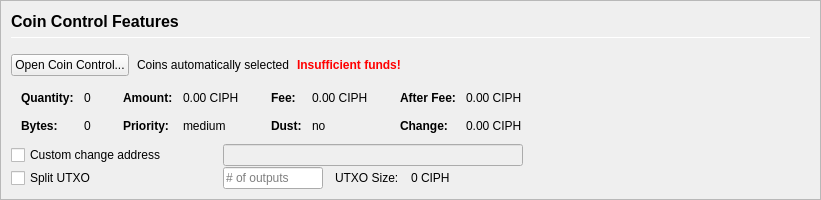
         <widget class="QFrame" name="frameCoinControl">
          <property name="sizePolicy">
           <sizepolicy hsizetype="Expanding" vsizetype="Expanding">
            <horstretch>0</horstretch>
            <verstretch>0</verstretch>
           </sizepolicy>
          </property>
          <property name="maximumSize">
           <size>
            <width>16777215</width>
            <height>16777215</height>
           </size>
          </property>
          <property name="frameShape">
           <enum>QFrame::StyledPanel</enum>
          </property>
          <property name="frameShadow">
           <enum>QFrame::Sunken</enum>
          </property>
          <layout class="QVBoxLayout" name="verticalLayoutCoinControl2">
           <property name="spacing">
            <number>0</number>
           </property>
           <property name="leftMargin">
            <number>0</number>
           </property>
           <property name="topMargin">
            <number>0</number>
           </property>
           <property name="rightMargin">
            <number>0</number>
           </property>
           <property name="bottomMargin">
            <number>0</number>
           </property>
           <item>
            <widget class="QFrame" name="frameCoinControl_BG">
             <layout class="QVBoxLayout" name="verticalLayoutCoinControl" stretch="0,0,0,0,0,0">
              <property name="spacing">
               <number>1</number>
              </property>
              <property name="leftMargin">
               <number>10</number>
              </property>
              <property name="topMargin">
               <number>10</number>
              </property>
              <item>
               <layout class="QHBoxLayout" name="horizontalLayoutCoinControl1">
                <property name="bottomMargin">
                 <number>15</number>
                </property>
                <item>
                 <layout class="QVBoxLayout" name="verticalLayout_3">
                  <property name="spacing">
                   <number>6</number>
                  </property>
                  <item>
                   <widget class="QLabel" name="labelCoinControlFeatures">
                    <property name="sizePolicy">
                     <sizepolicy hsizetype="Preferred" vsizetype="Maximum">
                      <horstretch>0</horstretch>
                      <verstretch>0</verstretch>
                     </sizepolicy>
                    </property>
                    <property name="minimumSize">
                     <size>
                      <width>0</width>
                      <height>20</height>
                     </size>
                    </property>
                    <property name="font">
                     <font>
                      <pointsize>12</pointsize>
                      <weight>75</weight>
                      <bold>true</bold>
                     </font>
                    </property>
                    <property name="styleSheet">
                     <string notr="true">font-weight:bold;</string>
                    </property>
                    <property name="text">
                     <string>Coin Control Features</string>
                    </property>
                   </widget>
                  </item>
                  <item>
                   <widget class="Line" name="line">
                    <property name="minimumSize">
                     <size>
                      <width>0</width>
                      <height>1</height>
                     </size>
                    </property>
                    <property name="maximumSize">
                     <size>
                      <width>16777215</width>
                      <height>1</height>
                     </size>
                    </property>
                    <property name="orientation">
                     <enum>Qt::Horizontal</enum>
                    </property>
                   </widget>
                  </item>
                 </layout>
                </item>
               </layout>
              </item>
              <item>
               <layout class="QHBoxLayout" name="horizontalLayoutCoinControl2" stretch="0,0,0,0">
                <property name="spacing">
                 <number>8</number>
                </property>
                <property name="bottomMargin">
                 <number>10</number>
                </property>
                <item>
                 <widget class="QPushButton" name="pushButtonCoinControl">
                  <property name="styleSheet">
                   <string notr="true"/>
                  </property>
                  <property name="text">
                   <string>Open Coin Control...</string>
                  </property>
                  <property name="autoDefault">
                   <bool>false</bool>
                  </property>
                 </widget>
                </item>
                <item>
                 <widget class="QLabel" name="labelCoinControlAutomaticallySelected">
                  <property name="text">
                   <string>Coins automatically selected</string>
                  </property>
                  <property name="margin">
                   <number>5</number>
                  </property>
                 </widget>
                </item>
                <item>
                 <widget class="QLabel" name="labelCoinControlInsuffFunds">
                  <property name="font">
                   <font>
                    <weight>75</weight>
                    <bold>true</bold>
                   </font>
                  </property>
                  <property name="styleSheet">
                   <string notr="true">color:red;font-weight:bold;</string>
                  </property>
                  <property name="text">
                   <string>Insufficient funds!</string>
                  </property>
                  <property name="margin">
                   <number>5</number>
                  </property>
                 </widget>
                </item>
                <item>
                 <spacer name="horizontalSpacerCoinControl">
                  <property name="orientation">
                   <enum>Qt::Horizontal</enum>
                  </property>
                  <property name="sizeHint" stdset="0">
                   <size>
                    <width>40</width>
                    <height>1</height>
                   </size>
                  </property>
                 </spacer>
                </item>
               </layout>
              </item>
              <item>
               <widget class="QWidget" name="widgetCoinControl" native="true">
                <property name="sizePolicy">
                 <sizepolicy hsizetype="Preferred" vsizetype="Preferred">
                  <horstretch>0</horstretch>
                  <verstretch>0</verstretch>
                 </sizepolicy>
                </property>
                <property name="minimumSize">
                 <size>
                  <width>0</width>
                  <height>0</height>
                 </size>
                </property>
                <property name="styleSheet">
                 <string notr="true"/>
                </property>
                <layout class="QHBoxLayout" name="horizontalLayoutCoinControl5">
                 <property name="leftMargin">
                  <number>0</number>
                 </property>
                 <property name="topMargin">
                  <number>0</number>
                 </property>
                 <property name="rightMargin">
                  <number>0</number>
                 </property>
                 <property name="bottomMargin">
                  <number>0</number>
                 </property>
                 <item>
                  <layout class="QHBoxLayout" name="horizontalLayoutCoinControl3" stretch="0,0,0,1">
                   <property name="spacing">
                    <number>20</number>
                   </property>
                   <property name="topMargin">
                    <number>0</number>
                   </property>
                   <property name="bottomMargin">
                    <number>10</number>
                   </property>
                   <item>
                    <layout class="QFormLayout" name="formLayoutCoinControl1">
                     <property name="horizontalSpacing">
                      <number>10</number>
                     </property>
                     <property name="verticalSpacing">
                      <number>14</number>
                     </property>
                     <property name="leftMargin">
                      <number>10</number>
                     </property>
                     <property name="topMargin">
                      <number>4</number>
                     </property>
                     <property name="rightMargin">
                      <number>6</number>
                     </property>
                     <item row="0" column="0">
                      <widget class="QLabel" name="labelCoinControlQuantityText">
                       <property name="font">
                        <font>
                         <weight>75</weight>
                         <bold>true</bold>
                        </font>
                       </property>
                       <property name="text">
                        <string>Quantity:</string>
                       </property>
                       <property name="margin">
                        <number>0</number>
                       </property>
                      </widget>
                     </item>
                     <item row="0" column="1">
                      <widget class="QLabel" name="labelCoinControlQuantity">
                       <property name="cursor">
                        <cursorShape>IBeamCursor</cursorShape>
                       </property>
                       <property name="contextMenuPolicy">
                        <enum>Qt::ActionsContextMenu</enum>
                       </property>
                       <property name="text">
                        <string notr="true">0</string>
                       </property>
                       <property name="margin">
                        <number>0</number>
                       </property>
                       <property name="textInteractionFlags">
                        <set>Qt::LinksAccessibleByMouse|Qt::TextSelectableByKeyboard|Qt::TextSelectableByMouse</set>
                       </property>
                      </widget>
                     </item>
                     <item row="1" column="0">
                      <widget class="QLabel" name="labelCoinControlBytesText">
                       <property name="font">
                        <font>
                         <weight>75</weight>
                         <bold>true</bold>
                        </font>
                       </property>
                       <property name="text">
                        <string>Bytes:</string>
                       </property>
                      </widget>
                     </item>
                     <item row="1" column="1">
                      <widget class="QLabel" name="labelCoinControlBytes">
                       <property name="cursor">
                        <cursorShape>IBeamCursor</cursorShape>
                       </property>
                       <property name="contextMenuPolicy">
                        <enum>Qt::ActionsContextMenu</enum>
                       </property>
                       <property name="text">
                        <string notr="true">0</string>
                       </property>
                       <property name="textInteractionFlags">
                        <set>Qt::LinksAccessibleByMouse|Qt::TextSelectableByKeyboard|Qt::TextSelectableByMouse</set>
                       </property>
                      </widget>
                     </item>
                    </layout>
                   </item>
                   <item>
                    <layout class="QFormLayout" name="formLayoutCoinControl2">
                     <property name="horizontalSpacing">
                      <number>10</number>
                     </property>
                     <property name="verticalSpacing">
                      <number>14</number>
                     </property>
                     <property name="leftMargin">
                      <number>6</number>
                     </property>
                     <property name="topMargin">
                      <number>4</number>
                     </property>
                     <property name="rightMargin">
                      <number>6</number>
                     </property>
                     <item row="0" column="0">
                      <widget class="QLabel" name="labelCoinControlAmountText">
                       <property name="font">
                        <font>
                         <weight>75</weight>
                         <bold>true</bold>
                        </font>
                       </property>
                       <property name="text">
                        <string>Amount:</string>
                       </property>
                       <property name="margin">
                        <number>0</number>
                       </property>
                      </widget>
                     </item>
                     <item row="0" column="1">
                      <widget class="QLabel" name="labelCoinControlAmount">
                       <property name="cursor">
                        <cursorShape>IBeamCursor</cursorShape>
                       </property>
                       <property name="contextMenuPolicy">
                        <enum>Qt::ActionsContextMenu</enum>
                       </property>
                       <property name="text">
                        <string notr="true">0.00 CIPH</string>
                       </property>
                       <property name="textInteractionFlags">
                        <set>Qt::LinksAccessibleByMouse|Qt::TextSelectableByKeyboard|Qt::TextSelectableByMouse</set>
                       </property>
                      </widget>
                     </item>
                     <item row="1" column="0">
                      <widget class="QLabel" name="labelCoinControlPriorityText">
                       <property name="font">
                        <font>
                         <weight>75</weight>
                         <bold>true</bold>
                        </font>
                       </property>
                       <property name="text">
                        <string>Priority:</string>
                       </property>
                      </widget>
                     </item>
                     <item row="1" column="1">
                      <widget class="QLabel" name="labelCoinControlPriority">
                       <property name="cursor">
                        <cursorShape>IBeamCursor</cursorShape>
                       </property>
                       <property name="contextMenuPolicy">
                        <enum>Qt::ActionsContextMenu</enum>
                       </property>
                       <property name="text">
                        <string>medium</string>
                       </property>
                       <property name="textInteractionFlags">
                        <set>Qt::LinksAccessibleByMouse|Qt::TextSelectableByKeyboard|Qt::TextSelectableByMouse</set>
                       </property>
                      </widget>
                     </item>
                    </layout>
                   </item>
                   <item>
                    <layout class="QFormLayout" name="formLayoutCoinControl3">
                     <property name="horizontalSpacing">
                      <number>10</number>
                     </property>
                     <property name="verticalSpacing">
                      <number>14</number>
                     </property>
                     <property name="leftMargin">
                      <number>6</number>
                     </property>
                     <property name="topMargin">
                      <number>4</number>
                     </property>
                     <property name="rightMargin">
                      <number>6</number>
                     </property>
                     <item row="0" column="0">
                      <widget class="QLabel" name="labelCoinControlFeeText">
                       <property name="font">
                        <font>
                         <weight>75</weight>
                         <bold>true</bold>
                        </font>
                       </property>
                       <property name="text">
                        <string>Fee:</string>
                       </property>
                       <property name="margin">
                        <number>0</number>
                       </property>
                      </widget>
                     </item>
                     <item row="0" column="1">
                      <widget class="QLabel" name="labelCoinControlFee">
                       <property name="cursor">
                        <cursorShape>IBeamCursor</cursorShape>
                       </property>
                       <property name="contextMenuPolicy">
                        <enum>Qt::ActionsContextMenu</enum>
                       </property>
                       <property name="text">
                        <string notr="true">0.00 CIPH</string>
                       </property>
                       <property name="textInteractionFlags">
                        <set>Qt::LinksAccessibleByMouse|Qt::TextSelectableByKeyboard|Qt::TextSelectableByMouse</set>
                       </property>
                      </widget>
                     </item>
                     <item row="1" column="0">
                      <widget class="QLabel" name="labelCoinControlLowOutputText">
                       <property name="font">
                        <font>
                         <weight>75</weight>
                         <bold>true</bold>
                        </font>
                       </property>
                       <property name="text">
                        <string>Dust:</string>
                       </property>
                      </widget>
                     </item>
                     <item row="1" column="1">
                      <widget class="QLabel" name="labelCoinControlLowOutput">
                       <property name="cursor">
                        <cursorShape>IBeamCursor</cursorShape>
                       </property>
                       <property name="contextMenuPolicy">
                        <enum>Qt::ActionsContextMenu</enum>
                       </property>
                       <property name="text">
                        <string>no</string>
                       </property>
                       <property name="textInteractionFlags">
                        <set>Qt::LinksAccessibleByMouse|Qt::TextSelectableByKeyboard|Qt::TextSelectableByMouse</set>
                       </property>
                      </widget>
                     </item>
                    </layout>
                   </item>
                   <item>
                    <layout class="QFormLayout" name="formLayoutCoinControl4">
                     <property name="horizontalSpacing">
                      <number>10</number>
                     </property>
                     <property name="verticalSpacing">
                      <number>14</number>
                     </property>
                     <property name="leftMargin">
                      <number>6</number>
                     </property>
                     <property name="topMargin">
                      <number>4</number>
                     </property>
                     <property name="rightMargin">
                      <number>6</number>
                     </property>
                     <item row="0" column="0">
                      <widget class="QLabel" name="labelCoinControlAfterFeeText">
                       <property name="font">
                        <font>
                         <weight>75</weight>
                         <bold>true</bold>
                        </font>
                       </property>
                       <property name="text">
                        <string>After Fee:</string>
                       </property>
                       <property name="margin">
                        <number>0</number>
                       </property>
                      </widget>
                     </item>
                     <item row="0" column="1">
                      <widget class="QLabel" name="labelCoinControlAfterFee">
                       <property name="cursor">
                        <cursorShape>IBeamCursor</cursorShape>
                       </property>
                       <property name="contextMenuPolicy">
                        <enum>Qt::ActionsContextMenu</enum>
                       </property>
                       <property name="text">
                        <string notr="true">0.00 CIPH</string>
                       </property>
                       <property name="textInteractionFlags">
                        <set>Qt::LinksAccessibleByMouse|Qt::TextSelectableByKeyboard|Qt::TextSelectableByMouse</set>
                       </property>
                      </widget>
                     </item>
                     <item row="1" column="0">
                      <widget class="QLabel" name="labelCoinControlChangeText">
                       <property name="font">
                        <font>
                         <weight>75</weight>
                         <bold>true</bold>
                        </font>
                       </property>
                       <property name="text">
                        <string>Change:</string>
                       </property>
                      </widget>
                     </item>
                     <item row="1" column="1">
                      <widget class="QLabel" name="labelCoinControlChange">
                       <property name="cursor">
                        <cursorShape>IBeamCursor</cursorShape>
                       </property>
                       <property name="contextMenuPolicy">
                        <enum>Qt::ActionsContextMenu</enum>
                       </property>
                       <property name="text">
                        <string notr="true">0.00 CIPH</string>
                       </property>
                       <property name="textInteractionFlags">
                        <set>Qt::LinksAccessibleByMouse|Qt::TextSelectableByKeyboard|Qt::TextSelectableByMouse</set>
                       </property>
                      </widget>
                     </item>
                    </layout>
                   </item>
                  </layout>
                 </item>
                </layout>
               </widget>
              </item>
              <item>
               <layout class="QHBoxLayout" name="horizontalLayoutCoinControl4">
                <property name="spacing">
                 <number>12</number>
                </property>
                <property name="sizeConstraint">
                 <enum>QLayout::SetDefaultConstraint</enum>
                </property>
                <property name="topMargin">
                 <number>0</number>
                </property>
                <property name="rightMargin">
                 <number>0</number>
                </property>
                <item>
                 <widget class="QCheckBox" name="checkBoxCoinControlChange">
                  <property name="sizePolicy">
                   <sizepolicy hsizetype="Preferred" vsizetype="Preferred">
                    <horstretch>0</horstretch>
                    <verstretch>0</verstretch>
                   </sizepolicy>
                  </property>
                  <property name="minimumSize">
                   <size>
                    <width>200</width>
                    <height>0</height>
                   </size>
                  </property>
                  <property name="maximumSize">
                   <size>
                    <width>200</width>
                    <height>16777215</height>
                   </size>
                  </property>
                  <property name="toolTip">
                   <string>If this is activated, but the change address is empty or invalid, change will be sent to a newly generated address.</string>
                  </property>
                  <property name="text">
                   <string>Custom change address</string>
                  </property>
                 </widget>
                </item>
                <item>
                 <widget class="QValidatedLineEdit" name="lineEditCoinControlChange">
                  <property name="enabled">
                   <bool>false</bool>
                  </property>
                  <property name="sizePolicy">
                   <sizepolicy hsizetype="Preferred" vsizetype="Preferred">
                    <horstretch>0</horstretch>
                    <verstretch>0</verstretch>
                   </sizepolicy>
                  </property>
                  <property name="minimumSize">
                   <size>
                    <width>300</width>
                    <height>0</height>
                   </size>
                  </property>
                 </widget>
                </item>
                <item>
                 <widget class="QLabel" name="labelCoinControlChangeLabel">
                  <property name="sizePolicy">
                   <sizepolicy hsizetype="Preferred" vsizetype="Preferred">
                    <horstretch>0</horstretch>
                    <verstretch>0</verstretch>
                   </sizepolicy>
                  </property>
                  <property name="minimumSize">
                   <size>
                    <width>100</width>
                    <height>0</height>
                   </size>
                  </property>
                  <property name="text">
                   <string/>
                  </property>
                  <property name="margin">
                   <number>3</number>
                  </property>
                 </widget>
                </item>
               </layout>
              </item>
              <item>
               <layout class="QHBoxLayout" name="horizontalLayoutCoinControl6">
                <property name="spacing">
                 <number>12</number>
                </property>
                <property name="rightMargin">
                 <number>0</number>
                </property>
                <item>
                 <widget class="QCheckBox" name="splitBlockCheckBox">
                  <property name="sizePolicy">
                   <sizepolicy hsizetype="Preferred" vsizetype="Preferred">
                    <horstretch>0</horstretch>
                    <verstretch>0</verstretch>
                   </sizepolicy>
                  </property>
                  <property name="minimumSize">
                   <size>
                    <width>200</width>
                    <height>0</height>
                   </size>
                  </property>
                  <property name="maximumSize">
                   <size>
                    <width>200</width>
                    <height>16777215</height>
                   </size>
                  </property>
                  <property name="text">
                   <string>Split UTXO</string>
                  </property>
                 </widget>
                </item>
                <item>
                 <widget class="QLineEdit" name="splitBlockLineEdit">
                  <property name="sizePolicy">
                   <sizepolicy hsizetype="Preferred" vsizetype="Preferred">
                    <horstretch>50</horstretch>
                    <verstretch>0</verstretch>
                   </sizepolicy>
                  </property>
                  <property name="minimumSize">
                   <size>
                    <width>100</width>
                    <height>0</height>
                   </size>
                  </property>
                  <property name="maximumSize">
                   <size>
                    <width>100</width>
                    <height>16777215</height>
                   </size>
                  </property>
                  <property name="placeholderText">
                   <string># of outputs</string>
                  </property>
                 </widget>
                </item>
                <item>
                 <widget class="QLabel" name="labelBlockSizeText">
                  <property name="text">
                   <string>UTXO Size:</string>
                  </property>
                 </widget>
                </item>
                <item>
                 <widget class="QLabel" name="labelBlockSize">
                  <property name="text">
                   <string>0 CIPH</string>
                  </property>
                 </widget>
                </item>
                <item>
                 <spacer name="horizontalSpacer_7">
                  <property name="orientation">
                   <enum>Qt::Horizontal</enum>
                  </property>
                  <property name="sizeHint" stdset="0">
                   <size>
                    <width>40</width>
                    <height>20</height>
                   </size>
                  </property>
                 </spacer>
                </item>
               </layout>
              </item>
              <item>
               <spacer name="verticalSpacerCoinControl">
                <property name="orientation">
                 <enum>Qt::Vertical</enum>
                </property>
                <property name="sizeHint" stdset="0">
                 <size>
                  <width>800</width>
                  <height>1</height>
                 </size>
                </property>
               </spacer>
              </item>
             </layout>
            </widget>
           </item>
          </layout>
         </widget>
